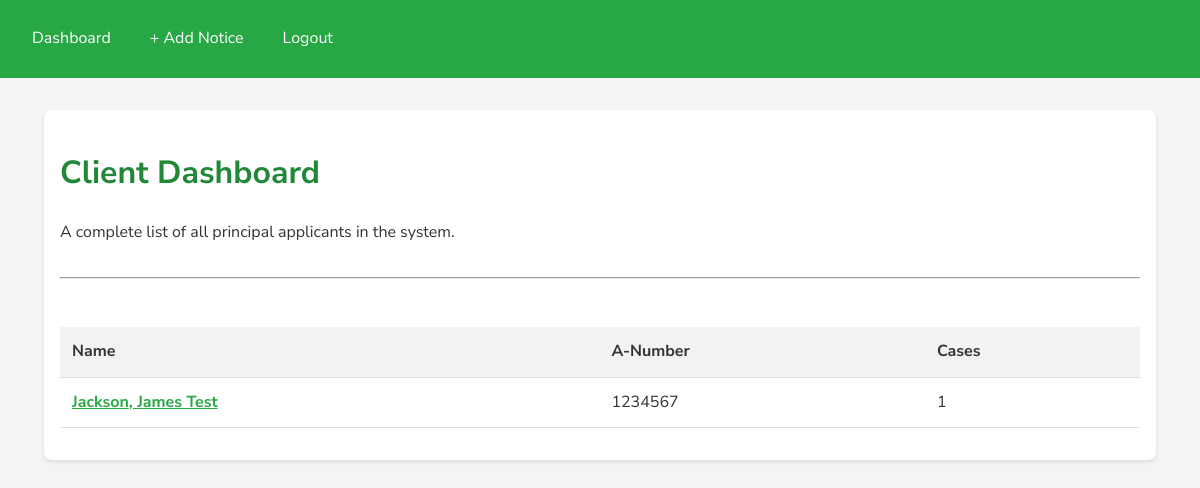
The page /dashboard/ (signed in) on the database its author committed.
### clients/models.py (models this page shows, shortened)
class Client(models.Model):
    RELATIONSHIP_CHOICES = [
        ('PRINCIPAL', 'Principal Applicant'),
        ('SPOUSE', 'Spouse'),
        ('CHILD', 'Child'),
        ('PARENT', 'Parent'),    # ADDED
        ('SIBLING', 'Sibling'),  # ADDED
    ]
    principal_applicant = models.ForeignKey(
        'self',
        on_delete=models.SET_NULL, # Prevents deleting family if a principal is deleted
        null=True,
        blank=True,
        related_name='derivatives'
    )
    relationship_type = models.CharField(max_length=20, choices=RELATIONSHIP_CHOICES, default='PRINCIPAL')
    first_name = models.CharField(max_length=100)
    last_name = models.CharField(max_length=100)
    alien_number = models.CharField(max_length=20, blank=True, unique=True, null=True, help_text="A-Number (if available)")
    date_of_birth = models.DateField(help_text="Format: YYYY-MM-DD")

### clients/views.py (the view)
# urls.py: path('dashboard/', views.dashboard, name='dashboard'),
@login_required
def dashboard(request):
    clients = Client.objects.filter(relationship_type='PRINCIPAL').order_by('last_name')
    return render(request, 'clients/dashboard.html', {'clients': clients})

### clients/templates/clients/dashboard.html (shortened to what this page needs)
{% extends "clients/base.html" %}
{% block content %}
    <h1>Client Dashboard</h1>
    <p>A complete list of all principal applicants in the system.</p>
    <hr style="margin: 2rem 0;">
    <div class="table-container">
        <table style="width:100%; border-collapse: collapse;">
            <thead>
                <tr style="background-color: #f2f2f2;">
                    <th style="padding: 12px; text-align: left;">Name</th>
                    <th style="padding: 12px; text-align: left;">A-Number</th>
                    <th style="padding: 12px; text-align: left;">Cases</th>
                </tr>
            </thead>
            <tbody>
                {% for client in clients %}
                <tr>
                    <td style="padding: 12px;">
                        <a href="{% url 'client_detail' client.id %}">
                            <strong>{{ client.last_name }}, {{ client.first_name }}</strong>
                        </a>
                    </td>
                    <td style="padding: 12px;">{{ client.alien_number|default:"N/A" }}</td>
                    <td style="padding: 12px;">{{ client.cases.count }}</td>
                </tr>
                {% empty %}
                <tr>
                    <td colspan="3" style="padding: 12px; text-align: center;">No clients found.</td>
                </tr>
                {% endfor %}
            </tbody>
        </table>
    </div>
{% endblock %}

### clients/templates/clients/base.html (style rules this page uses)
:root { --primary-green: #28a745; --dark-green: #218838; --light-gray: #f4f4f4; --text-color: #333; --white: #ffffff; }
body { font-family: 'Nunito Sans', sans-serif; margin: 0; background-color: var(--light-gray); color: var(--text-color); line-height: 1.6; }
.table-container { overflow-x: auto; }
table { width: 100%; border-collapse: collapse; margin: 1rem 0; }
th, td { padding: 12px; text-align: left; border-bottom: 1px solid #ddd; }
thead tr { background-color: #f2f2f2; }
h1, h2, h3 { color: var(--dark-green); }
a { color: var(--primary-green); }

### rows shown on the page
Client: last_name "Jackson", first_name "James Test", alien_number "1234567", cases.count "1"
